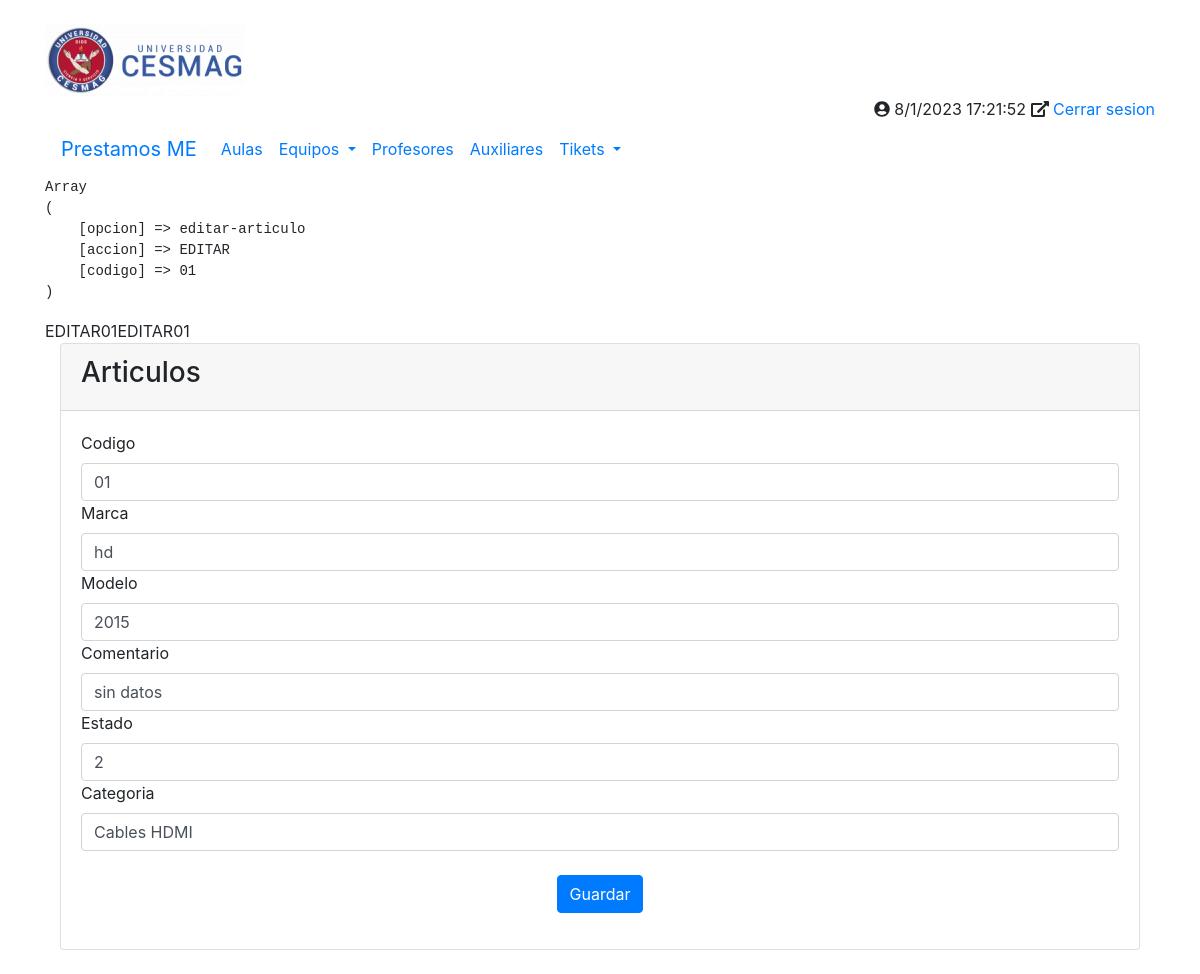
Page /principal.php?opcion=editar-articulo&accion=EDITAR&codigo=01 on the committed database.
### tables this page shows
CREATE TABLE `tbl_inventario` (
  `codigo` varchar(100) NOT NULL,
  `marca` varchar(100) DEFAULT NULL,
  `modelo` varchar(100) DEFAULT NULL,
  `comentario` varchar(1000) DEFAULT NULL,
  `id_estado` int(100) NOT NULL,
  `cat_equipo` varchar(100) NOT NULL
);

### php/inventario/nuevo_articulo.php (the view, shortened to what this page needs)
<?php
echo "<pre>";
print_r($_REQUEST);
echo "</pre>";
$accion = $_GET['accion'];
$codigo = $_GET['codigo'];
echo $accion, $codigo;
if ($accion == "ADICIONAR"){
    $codigo = "";
    $marca = "";
    $modelo = "";
    $comentario = "";
    $estado = "";
    $cat_equipo = "";
}else{
    $conexion = conectarBD();
    $sSQL = "SELECT * FROM tbl_inventario WHERE codigo = '$codigo';";
    $datos  = $conexion->query($sSQL);
    foreach ($datos as $filas){
        $codigo = $filas['codigo'];
        $marca = $filas['marca'];
        $modelo = $filas['modelo'];
        $comentario = $filas['comentario'];
        $estado = $filas['id_estado'];
        $cat_equipo = $filas['cat_equipo'];
    }
}
echo $accion;
echo $codigo;
?>
<div class="container">
    <div class="card">
        <div class="card-header">
            <h3>Articulos</h3>
        </div>
        <div class="card-body">
            <form class="form-group" action="php/inventario/guardar.php" method="POST">
                <label for="codigo">Codigo</label>
                <input type="text" name="codigo" class="form-control" value="<?php echo $codigo; ?>">
                <label for="marca">Marca</label>
                <input type="text" name="marca" class="form-control" value="<?php echo $marca; ?>">
                <label for="modelo">Modelo</label>
                <input type="text" name="modelo" class="form-control" value="<?php echo $modelo; ?>">
                <label for="comentario">Comentario</label>
                <input type="text" name="comentario" class="form-control" value="<?php echo $comentario; ?>">
                <label for="id_estado">Estado</label>
                <input type="text" name="id_estado" class="form-control" value="<?php echo $estado; ?>">
                <label for="cat_equipo">Categoria</label>
                <input type="text" name="cat_equipo" class="form-control" value="<?php echo $cat_equipo; ?>"><br>
                <div class="text-center">
                    <button type="submit" class="btn btn-primary">Guardar</button>
        </div>

### rows in the picture
tbl_inventario: codigo "01", marca "hd", modelo "2015", comentario "sin datos", id_estado "2", cat_equipo "Cables HDMI"

### other values in the picture
$accion "EDITAR"
$codigo "01"
